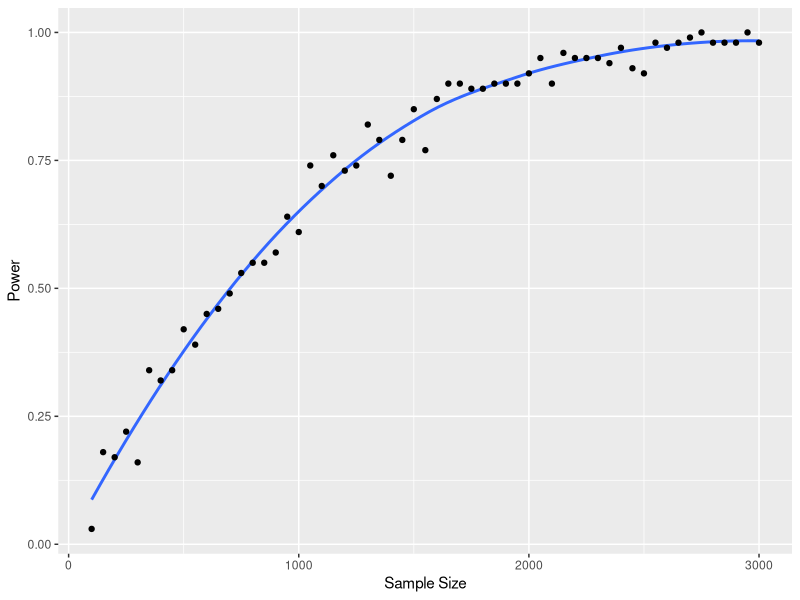

The R source for this figure:
library(ggplot2)

# This function simulates nIteration datasets with nTotalSubjects in each.  Of those
# nTotalSubjects, nTreated are treated.  Untreated subjects have an outcome value that 
# is normally distributed with a mean of zero and a standard deviation of sd.  Treated 
# subjects have an outcome value that is normally distributed with a mean of effect and
# a standard deviation of sd.  Then the code fits a linear model for each dataset, 
# predicting outcome from exposure, and tests whether the coefficient for exposure is
# less than alpha.  The proportion of iterations for which the p-value is below alpha
# is the estimated power for that t-test in datasets with that combination of 
# effect/sd/nTotalSubjects/nTreated
computePower <- function(effect, sd, nTotalSubjects, nTreated, 
                  nIterations, alpha=0.05){
  pVec <- rep(NA,nIterations)
  exposure <- c(rep(1,nTreated),rep(0,nTotalSubjects - nTreated))
  for (i in 1:nIterations){
    resid <- rep(rnorm(nTotalSubjects,0,sd))
    outcome <- effect*exposure + resid
    m <- lm(outcome~exposure)
    pVec[i] <- summary(m)$coefficients["exposure","Pr(>|t|)"]
  }
  power <- length(pVec[pVec<alpha])/length(pVec)
  return(list(power=power,p=pVec))
}

computePower(effect = 0.15, sd=1, nTotalSubjects = 100, nTreated = 50, nIterations = 100)
power.t.test(50, 0.15, 1)

# Power curve for sample size
sizes <- seq(100, 3000, by=50)
powerVals <- vector(length=length(sizes))
for (i in 1:length(sizes)) {
  powerVals[i] <- computePower(effect=0.15,sd=1,
                          nTotalSubjects=sizes[i],nTreated=sizes[i]/2,
                          nIterations=100)$power
}
powerCalc <- data.frame(sizes, powerVals)
ggplot(powerCalc) + aes(x=sizes, y=powerVals) + geom_smooth(se=F) + geom_point() + 
  scale_x_continuous("Sample Size") +
  scale_y_continuous("Power")
